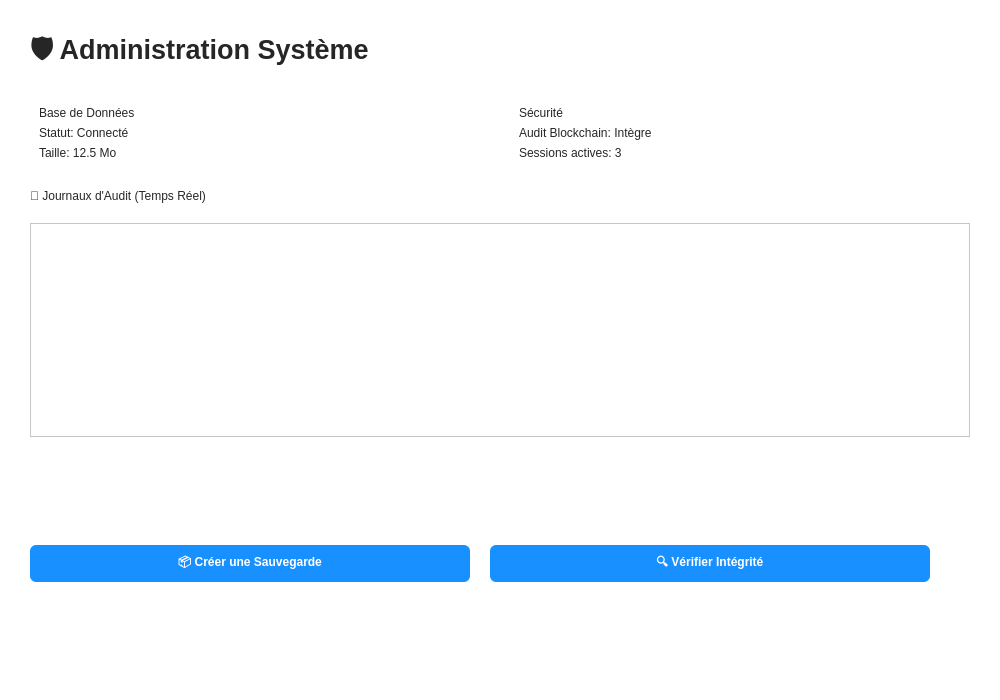
<?xml version="1.0" encoding="UTF-8"?>
<ui version="4.0">
 <class>AdminDashboard</class>
 <widget class="QWidget" name="AdminDashboard">
  <property name="geometry">
   <rect>
    <x>0</x>
    <y>0</y>
    <width>1000</width>
    <height>700</height>
   </rect>
  </property>
  <property name="styleSheet">
   <string notr="true">QWidget {
    background-color: #ffffff;
    color: #262626;
}
QTableWidget {
    background-color: #ffffff;
    border: 1px solid #f0f0f0;
    gridline-color: #f0f0f0;
    color: #262626;
}
QHeaderView::section {
    background-color: #ffffff;
    color: #1890ff;
    padding: 10px;
    border: none;
    border-bottom: 2px solid #1890ff;
    font-weight: bold;
}
QPushButton {
    background-color: #1890ff;
    color: #ffffff;
    font-weight: bold;
    border-radius: 6px;
    padding: 8px 16px;
}</string>
  </property>
  <layout class="QVBoxLayout" name="verticalLayout">
   <property name="spacing">
    <number>20</number>
   </property>
   <property name="leftMargin">
    <number>30</number>
   </property>
   <property name="topMargin">
    <number>30</number>
   </property>
   <property name="rightMargin">
    <number>30</number>
   </property>
   <property name="bottomMargin">
    <number>30</number>
   </property>
   <item>
    <widget class="QLabel" name="label">
     <property name="font">
      <font>
       <family>Segoe UI</family>
       <pointsize>20</pointsize>
       <weight>75</weight>
       <bold>true</bold>
      </font>
     </property>
     <property name="text">
      <string>🛡️ Administration Système</string>
     </property>
    </widget>
   </item>
   <item>
    <layout class="QHBoxLayout" name="statsLayout">
     <item>
      <widget class="QFrame" name="cardDB">
       <property name="class" stdset="0">
        <string>MonitorCard</string>
       </property>
       <layout class="QVBoxLayout" name="verticalLayout_2">
        <item>
         <widget class="QLabel" name="label_2">
          <property name="text">
           <string>Base de Données</string>
          </property>
          <property name="class" stdset="0">
           <string>Title</string>
          </property>
         </widget>
        </item>
        <item>
         <widget class="QLabel" name="lblDBStatus">
          <property name="text">
           <string>Statut: Connecté</string>
          </property>
         </widget>
        </item>
        <item>
         <widget class="QLabel" name="lblDBSize">
          <property name="text">
           <string>Taille: 12.5 Mo</string>
          </property>
         </widget>
        </item>
       </layout>
      </widget>
     </item>
     <item>
      <widget class="QFrame" name="cardSecurity">
       <property name="class" stdset="0">
        <string>MonitorCard</string>
       </property>
       <layout class="QVBoxLayout" name="verticalLayout_3">
        <item>
         <widget class="QLabel" name="label_3">
          <property name="text">
           <string>Sécurité</string>
          </property>
          <property name="class" stdset="0">
           <string>Title</string>
          </property>
         </widget>
        </item>
        <item>
         <widget class="QLabel" name="lblBlockchainStatus">
          <property name="text">
           <string>Audit Blockchain: Intègre</string>
          </property>
         </widget>
        </item>
        <item>
         <widget class="QLabel" name="lblActiveSessions">
          <property name="text">
           <string>Sessions actives: 3</string>
          </property>
         </widget>
        </item>
       </layout>
      </widget>
     </item>
    </layout>
   </item>
   <item>
    <widget class="QLabel" name="label_4">
     <property name="text">
      <string>📜 Journaux d'Audit (Temps Réel)</string>
     </property>
    </widget>
   </item>
   <item>
    <widget class="QTextEdit" name="logTerminal">
     <property name="readOnly">
      <bool>true</bool>
     </property>
    </widget>
   </item>
   <item>
    <layout class="QHBoxLayout" name="actionLayout">
     <item>
      <widget class="QPushButton" name="btnBackup">
       <property name="text">
        <string>📦 Créer une Sauvegarde</string>
       </property>
      </widget>
     </item>
     <item>
      <widget class="QPushButton" name="btnVerify">
       <property name="text">
        <string>🔍 Vérifier Intégrité</string>
       </property>
      </widget>
     </item>
     <item>
      <spacer name="horizontalSpacer">
       <property name="orientation">
        <set>Qt::Horizontal</set>
       </property>
       <property name="sizeHint" stdset="0">
        <size>
         <width>40</width>
         <height>20</height>
        </size>
       </property>
      </spacer>
     </item>
    </layout>
   </item>
  </layout>
 </widget>
 <resources/>
 <connections/>
</ui>
